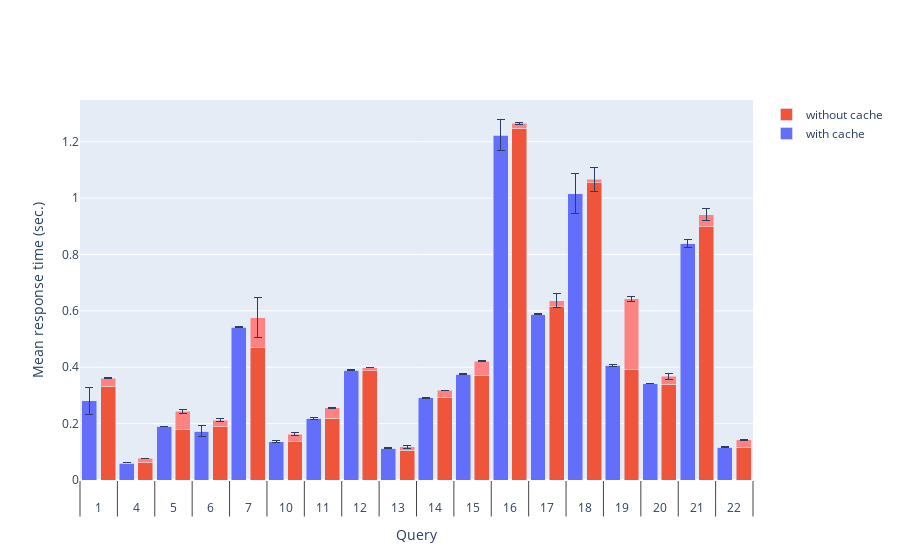

Notebook code for this chart:
### Code cell
for i in dataSizes:
    plot(i)

### Figure 1 — Plotly figure (JSON) as saved in the notebook; plotly's stock layout.template omitted (floating-point values rounded to 4 significant figures)
{"data": [{"name": "with cache", "type": "bar", "x": [["1", "4", "5", "6", "7", "10", "11", "12", "13", "14", "15", "16", "17", "18", "19", "20", "21", "22"], ["", "", "", "", "", "", "", "", "", "", "", "", "", "", "", "", "", ""]], "y": [0.2809, 0.06027, 0.191, 0.1734, 0.5426, 0.1359, 0.2188, 0.3887, 0.1125, 0.2915, 0.3752, 1.224, 0.5884, 1.015, 0.4067, 0.3413, 0.8383, 0.1156]}, {"name": "without cache", "type": "bar", "x": [["1", "4", "5", "6", "7", "10", "11", "12", "13", "14", "15", "16", "17", "18", "19", "20", "21", "22"], [" ", " ", " ", " ", " ", " ", " ", " ", " ", " ", " ", " ", " ", " ", " ", " ", " ", " "]], "y": [0.3326, 0.06102, 0.1805, 0.1892, 0.4684, 0.1362, 0.2185, 0.3879, 0.106, 0.2933, 0.3719, 1.247, 0.6147, 1.055, 0.3926, 0.3391, 0.8992, 0.1136]}, {"error_y": {"array": [0.04786, 8e-05, 5.5e-05, 0.01845, 0.002315, 0.0024, 0.00338, 0.00163, 0.00092, 0.002255, 0.00192, 0.05663, 0.00299, 0.07056, 0.004365, 0.00013, 0.01322, 0.002325], "thickness": 1, "type": "data", "visible": true}, "marker": {"color": "rgb(160, 160, 255)"}, "showlegend": false, "type": "bar", "x": [["1", "4", "5", "6", "7", "10", "11", "12", "13", "14", "15", "16", "17", "18", "19", "20", "21", "22"], ["", "", "", "", "", "", "", "", "", "", "", "", "", "", "", "", "", ""]], "y": [0.00012, 0.00019, 0.0002, 0.000105, 0.00014, 0.000205, 0.00021, 0.000185, 0.000165, 0.00023, 0.0002, 0.000165, 0.00011, 0.00015, 0.000115, 0.000165, 0.000215, 0.000285]}, {"error_y": {"array": [0.001125, 9.5e-05, 0.00608, 0.00525, 0.06934, 0.00537, 0.002425, 0.000705, 0.004385, 0.00089, 0.00167, 0.003965, 0.02382, 0.04275, 0.008465, 0.01031, 0.02038, 0.000275], "thickness": 1, "type": "data", "visible": true}, "marker": {"color": "rgb(255, 130, 130)"}, "showlegend": false, "type": "bar", "x": [["1", "4", "5", "6", "7", "10", "11", "12", "13", "14", "15", "16", "17", "18", "19", "20", "21", "22"], [" ", " ", " ", " ", " ", " ", " ", " ", " ", " ", " ", " ", " ", " ", " ", " ", " ", " "]], "y": [0.02822, 0.01625, 0.06317, 0.0225, 0.1079, 0.02584, 0.03713, 0.01073, 0.01117, 0.0242, 0.04938, 0.0179, 0.02158, 0.01132, 0.2506, 0.02892, 0.04226, 0.0285]}], "layout": {"barmode": "stack", "xaxis": {"title": {"text": "Query"}}, "yaxis": {"title": {"text": "Mean response time (sec.)"}}}}
